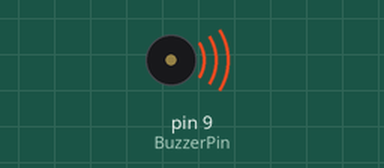
The sketch below on a simulated Arduino Uno, built with avr-gcc and run on an emulated ATmega328P. Shown: buzzer (waves = sounding).

Above: at 0.5 s.
At 6.5 s:
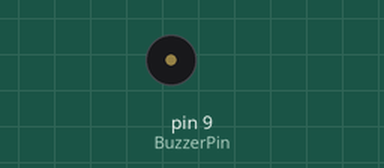
Timing chart, 0 to 9.1 s (numbered marks = the images above):
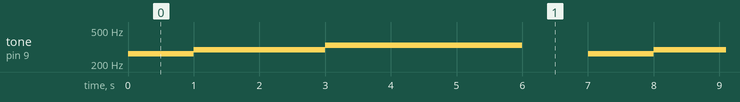

The sketch:

_09_3.ino
```cpp
#define NOTE_C4  262 //도
#define NOTE_D4  294 //레
#define NOTE_E4  330 //미
#define NOTE_F4  349 //파
#define NOTE_G4  392 //솔
#define NOTE_A4  440 //라
#define NOTE_B4  494 //시
#define NOTE_C5  523 //도~

int BuzzerPin = 9;

void setup() {
  pinMode(BuzzerPin, OUTPUT); //부저핀을 출력으로 설정
}

void loop() {
    tone(BuzzerPin,NOTE_C4); //도
    delay(1000); //1초동안 기다린다
    tone(BuzzerPin,NOTE_D4); //레
    delay(2000); //2초동안 기다린다
    tone(BuzzerPin,NOTE_E4); //미
    delay(3000); //3초동안 기다린다
    noTone(BuzzerPin);   //핀의 출력을 끈다
    delay(1000); //1초동안 기다린다
}
```

Measured:
- by itself, tone on pin 9 (BuzzerPin): repeats every 7.0 s: 294 Hz 2.0 s, 330 Hz 3.0 s, silent 1.0 s, 262 Hz 1.0 s
